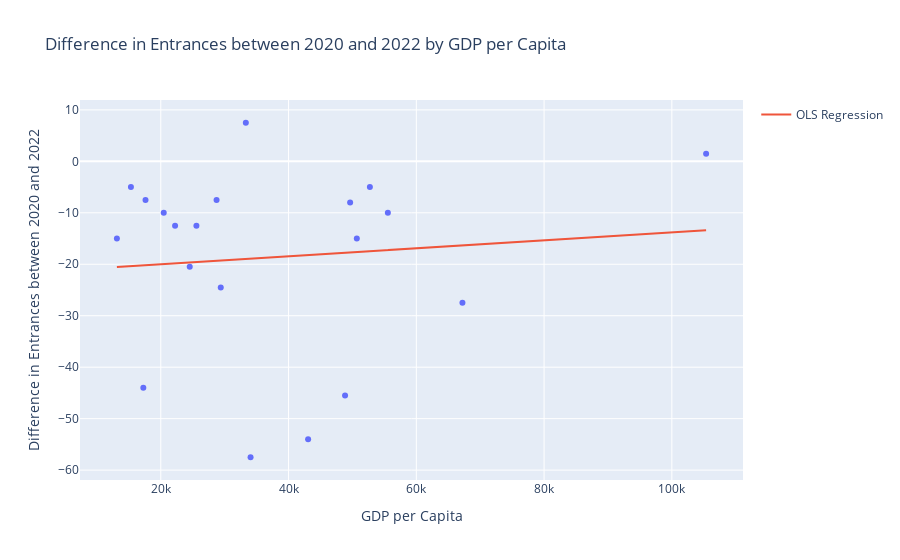

The notebook cell saved with this chart:
### Markdown cell above
## Analysis of pie charts

In this analysis, we partitioned the population of the European Union into two halves based on GDP per capita: one comprising countries with higher GDP per capita and the other their counterparts. Both groups are of roughly equal size in terms of population and would ideally yield a comparable number of applicants were it not for the economic disparities among their respective countries. Our objective is to discern whether there exists a general effect attributable to wealthiness and whether there is an effect stemming from Brexit.

Initially, it is apparent that the "Richer Half" accounts for a higher proportion of applications, hovering around 58 percent. However, there is no discernible trend in these percentages over the past five years. While lacking a clear trajectory, this figure furnishes valuable insights that inform the interpretation of our data. Specifically, it underscores that the half of the population originating from wealthier EU countries yields a greater number of applicants. Consequently, this observation strongly suggests that financial considerations significantly influence application decisions. Nevertheless, it is important to acknowledge the presence of numerous confounding factors that complicate this interpretation.

For instance, wealthier countries may boast superior education systems on average, thereby increasing the likelihood of their citizens applying to prestigious foreign universities such as LSE. Additionally, as mentioned previously, the issue of scholarships introduces a downward bias to our estimates, further complicating the analysis.

### Code cell
import pandas as pd
import plotly.express as px
import statsmodels.api as sm
import plotly.graph_objects as go

# Group by country and sum the applications for 2020 and 2022
country_totals = merged_data.groupby('Country').agg({'Entrances 2020': 'sum', 'Entrances 2022': 'sum', 'GDP per Capita': 'first'})

# Calculate the difference between applications in 2022 and 2020 for each country
country_totals['Difference'] = country_totals['Entrances 2022'] - country_totals['Entrances 2020']

# Reset index to make 'Country' a regular column
country_totals.reset_index(inplace=True)

# Plotting using Plotly Express
fig = px.scatter(country_totals, x='GDP per Capita', y='Difference', title='Difference in Entrances between 2020 and 2022 by GDP per Capita',
                 labels={'Difference': 'Difference in Entrances between 2020 and 2022', 'GDP per Capita': 'GDP per Capita'}, hover_name='Country')

# Add OLS regression line
x = sm.add_constant(country_totals['GDP per Capita'])
model = sm.OLS(country_totals['Difference'], x).fit()
fig.add_traces(go.Scatter(x=country_totals['GDP per Capita'], y=model.predict(), mode='lines', name='OLS Regression'))

# Show the plot
fig.show()

### Figure 1 — Plotly figure (JSON) as saved in the notebook; plotly's stock layout.template omitted (floating-point values rounded to 4 significant figures)
{"data": [{"hovertemplate": "<b>%{hovertext}</b><br><br>GDP per Capita=%{x}<br>Difference in Entrances between 2020 and 2022=%{y}<extra></extra>", "hovertext": ["Austria", "Belgium", "Bulgaria", "Croatia", "Denmark", "Estonia", "Finland", "France", "Germany", "Ireland", "Italy", "Latvia", "Lithuania", "Malta", "Poland", "Portugal", "Romania", "Slovakia", "Spain", "Sweden"], "legendgroup": "", "marker": {"color": "#636efa", "symbol": "circle"}, "mode": "markers", "name": "", "orientation": "v", "showlegend": false, "type": "scatter", "x": [52732, 49640, 13129, 17608, 67220, 28732, 50684, 43061, 48845, 105362, 34053, 22238, 25576, 33313, 17266, 24530, 15324, 20461, 29385, 55543], "xaxis": "x", "y": [-5, -8, -15, -7.5, -27.5, -7.5, -15, -54, -45.5, 1.5, -57.5, -12.5, -12.5, 7.5, -44, -20.5, -5, -10, -24.5, -10], "yaxis": "y"}, {"mode": "lines", "name": "OLS Regression", "type": "scatter", "x": [52732, 49640, 13129, 17608, 67220, 28732, 50684, 43061, 48845, 105362, 34053, 22238, 25576, 33313, 17266, 24530, 15324, 20461, 29385, 55543], "y": [-17.47, -17.71, -20.52, -20.18, -16.35, -19.32, -17.63, -18.21, -17.77, -13.4, -18.91, -19.82, -19.56, -18.97, -20.21, -19.64, -20.36, -19.96, -19.27, -17.25]}], "layout": {"legend": {"tracegroupgap": 0}, "title": {"text": "Difference in Entrances between 2020 and 2022 by GDP per Capita"}, "xaxis": {"anchor": "y", "domain": [0, 1], "title": {"text": "GDP per Capita"}}, "yaxis": {"anchor": "x", "domain": [0, 1], "title": {"text": "Difference in Entrances between 2020 and 2022"}}}}
